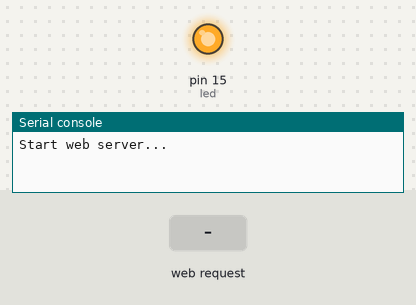
The program below on a simulated MicroPython board. On the bench: output pins drawn as LEDs (lit = HIGH), the last lines printed to the serial console. Inputs (shaded band) come from the test bench.

Above: at 1.2 s.
1.3 s: HTTP request GET /?led=off received
At 1.9 s:
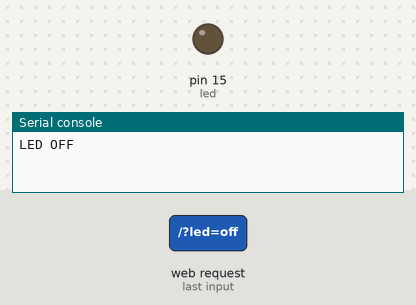
2.8 s: HTTP request GET /?led=on received
At 4.2 s:
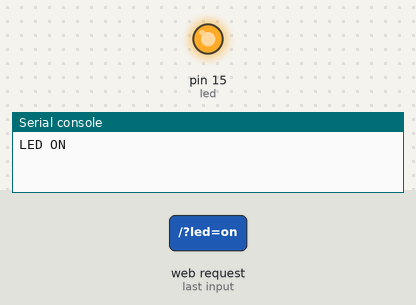
Timing chart, 0 to 5.8 s (numbered marks = the images above; inputs shaded):
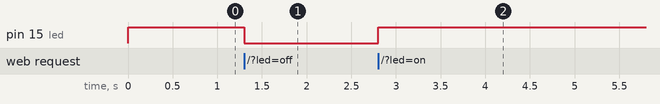

The program:

webserver_ONOFF.py
```python
try:
  import usocket as socket
except:
  import socket
from machine import Pin
from time import sleep


DEBUG =False

def get_webpage(led):
    if led.value() == 1:
        gpio_state="ON"
    else:
        gpio_state="OFF"

    html = """ \
            <html><head><title>Robo Web Server</title> \
                <meta name="viewport" content="width=device-width, initial-scale=1"> \
                <link rel="icon" href="data:,"> \
                <style> \
                    html{font-family: Helvetica;display:inline-block; margin: 0px auto; text-align: center;} \
                    h1{color: #0F3376; padding: 2vh;} \
                    p{font-size: 1.5rem;}.button \
                    {display: inline-block; background-color: #e7bd3b; border: none; \
                    border-radius: 4px; color: white; padding: 16px 40px; text-decoration: none; font-size: 30px; margin: 2px; cursor: pointer;} \
                    .button2{background-color: #4286f4;} \
                </style> \
            </head><body> \
                <h1>ESP Web Server</h1> \
                <p>GPIO state: <strong>""" + gpio_state + """</strong></p> \
                <p><a href="/?led=on"><button class="button">forward</button></a></p> \
                <p><a href="/?led=on"><button class="button">left</button></a></p> \
                <p><a href="/?led=on"><button class="button">right</button></a></p> \
                <p><a href="/?led=off"><button class="button button2">backward</button></a></p> \
            </body></html>"""
    return html


def run_server():
    if DEBUG:
        print("Start web server...")
    led = Pin(15, Pin.OUT)
    led.on()

    s = socket.socket(socket.AF_INET, socket.SOCK_STREAM)
    s.bind(('', 80))
    s.listen(5)

    while True:
        conn, addr = s.accept()
        if DEBUG:
            print('Got a connection from %s' % str(addr))
        request = conn.recv(1024)
        request = str(request)
        if DEBUG:
            print('Content = %s' % request)
        led_on = request.find('/?led=on')
        led_off = request.find('/?led=off')
        if led_on == 6:
            if DEBUG:
                print('LED ON')
            led.value(1)
        if led_off == 6:
            if DEBUG:
                print('LED OFF')
            led.value(0)
        response = get_webpage(led)
        conn.send('HTTP/1.1 200 OK\n')
        conn.send('Content-Type: text/html\n')
        conn.send('Connection: close\n\n')
        conn.sendall(response)
        conn.close()

if __name__ == "__main__":
    DEBUG = True
    run_server()
```

Measured:
- after the input at 1.3 s, pin 15 (led): HIGH → LOW at once
- after the input at 2.8 s, pin 15 (led): LOW → HIGH at once
